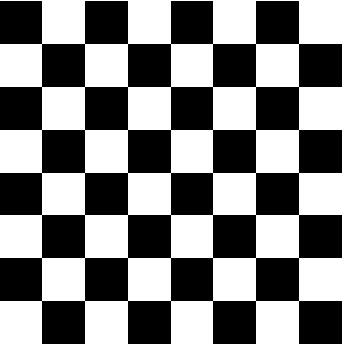
#> input picture images/squares.jpg, 345 x 345 px
$ python corner.py
#> lines starting #> are read from the running program, lines starting #| are printed output that depends on the picture
from scipy.ndimage import filters
import numpy as np
import matplotlib.pyplot as plt
import matplotlib.colors as col
from scipy import signal


def harrisCorner(image):
    '''
    Compute Harris corenr using hessian matrix of the image
    input : image
    output : Harris operator.
    '''
    # Sobel operator is an approximation of first order derivative
    # x derivative
    sobelx = np.array([[-1, 0, 1],
                       [-2, 0, 2],
                       [-1, 0, 1]])

    #y derivative
    sobely = np.array([[-1, -2, -1],
                       [ 0,  0,  0],
                       [ 1,  2,  1]])

    # Get Ixx
    # To get second derivative differentiate twice.
    Ixx = signal.convolve2d(signal.convolve2d(image, sobelx),sobelx)
    # Iyy
    Iyy = signal.convolve2d(signal.convolve2d(image, sobely),sobely)
    # Ixy Image
    Ixy = signal.convolve2d(signal.convolve2d(image, sobelx),sobely)

    #Hessian Matrix is [Ixx Ixy
    #                    Ixy Iyy]

    # Lets show them
    plt.figure("Original Image")
    plt.imshow(image)
    plt.figure("Ixx")
    plt.imshow(Ixx)
    plt.set_cmap("gray")
    plt.figure("Iyy")
    plt.imshow(Iyy)
    plt.figure("Ixy")
    plt.imshow(Ixy)

    # Get Determinnate and trace
    det = Ixx*Iyy - Ixy**2
    trace = Ixx + Iyy

    # Harris is det(H) - a * trace(H) let a = 0.2
    H = det - 0.2 * trace

    # lets show Harris matrix
    plt.figure("Harris Operator")
    plt.imshow(np.abs(H))
    plt.show()

    #Return harris matrix
    return H


def compute_harris_response(im,sigma=3):
    '''
    Corner Detector by Harris and Stephens, instead of getting second order
    derivative. Blure the image using gaussian and then get the first order
    derivative
    '''
    # derivatives
    imx = np.zeros(im.shape)
    filters.gaussian_filter(im, (sigma,sigma), (0,1), imx)
    imy = np.zeros(im.shape)
    filters.gaussian_filter(im, (sigma,sigma), (1,0), imy)
    # compute components of the Harris matrix
    Wxx = filters.gaussian_filter(imx**2,sigma)
    Wxy = filters.gaussian_filter(imx*imy,sigma)
    Wyy = filters.gaussian_filter(imy**2,sigma)
    # determinant and trace
    Wdet = Wxx*Wyy - Wxy**2
    Wtr = Wxx + Wyy
    return Wdet - 0.2 * Wtr


def getHarrisPoints(harrisImage,threshold=0.1):
    ''' Extract corners > threshold where threshold is a fraction of maximum
    corner value.
    inputs: harrisImage , threshold
    Output : selected poits coordinates
    '''
    #Find corners >  threshold
    selectedCorners = (harrisImage > threshold * harrisImage.max()) * 1

    # get coordinates of selected corners
    coords = np.array(selectedCorners.nonzero()).T

    return coords


def plotHarrisPoints(image,filtered_coords):
    """ Plots corners found in image. """
    plt.figure()
    plt.set_cmap('gray')
    plt.imshow(image)
    plt.plot([p[1] for p in filtered_coords],[p[0] for p in filtered_coords],'+', color='red')
    plt.axis('off')
    plt.show()


if __name__ == '__main__':
    #Load Image
    image = plt.imread('images/squares.jpg')
#> image is the input picture: shape (345, 345, 3); min 0, max 255, mean 129.4
    hsv_image = col.rgb_to_hsv(image)
#> hsv_image: shape (345, 345, 3) float32; mean of channels 0, 1, 2 0, 0, 129.4
    # Working on value channel
    vIm = hsv_image[...,2]
    # Get harris using hessian matrix
    H = harrisCorner(vIm)
#> in harrisCorner, `Ixx = signal.convolve2d(signal.convolve2d(image, sobelx),sobelx)`:
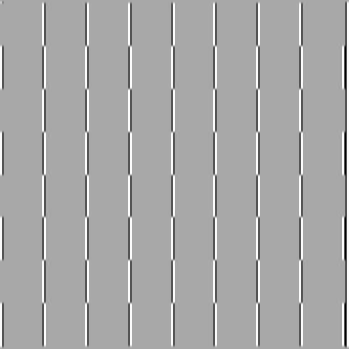
#> Ixx: shape (349, 349) float64; min -8160, max 4199, mean 0; drawn with min black and max white
#> in harrisCorner, `Iyy = signal.convolve2d(signal.convolve2d(image, sobely),sobely)`:
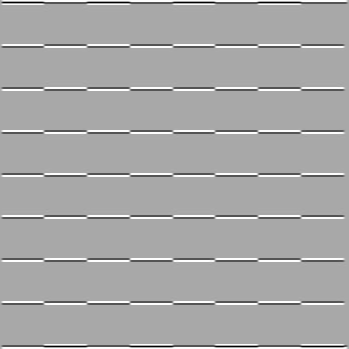
#> Iyy: shape (349, 349) float64; min -8160, max 4165, mean 0; drawn with min black and max white
#> in harrisCorner, `Ixy = signal.convolve2d(signal.convolve2d(image, sobelx),sobely)`:
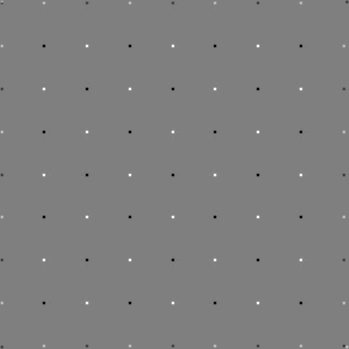
#> Ixy: shape (349, 349) float64; min -4590, max 4590, mean 0; drawn with min black and max white
#> in harrisCorner, `trace = Ixx + Iyy`:
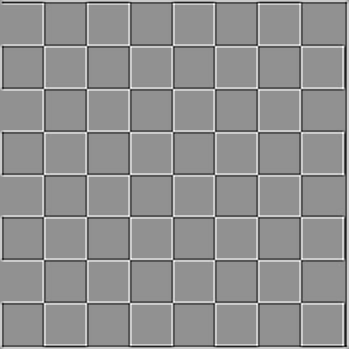
#> trace: shape (349, 349) float64; min -10200, max 7720, mean 0; drawn with min black and max white
#> in harrisCorner, `plt.show()`:
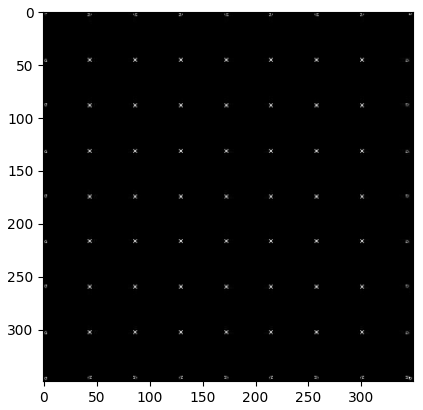
#> figure drawn by matplotlib, 1 panel
    coords = getHarrisPoints(H, 0.4)
#> in getHarrisPoints, `selectedCorners = (harrisImage > threshold * harrisImage.max()) * 1`:
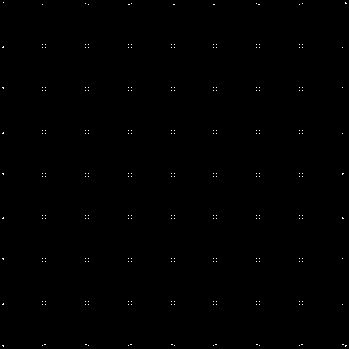
#> selectedCorners: shape (349, 349) int64; values 0 (black) and 1 (white), 0.23% white in thin lines or dots
#> in getHarrisPoints, `coords = np.array(selectedCorners.nonzero()).T`: coords = 276 pairs, first value 2 to 346, second value 2 to 346
    plotHarrisPoints(image, coords)
#> in plotHarrisPoints, `plt.show()`:
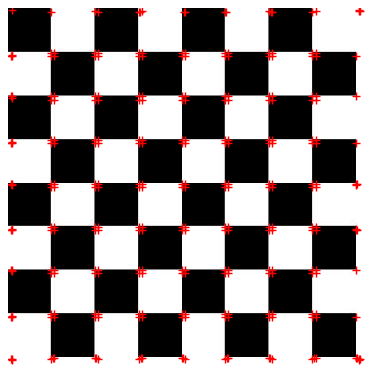
#> figure drawn by matplotlib, 1 panel

    #Get Harris using gaussian
#    Hg = compute_harris_response(vIm)
#    coord = getHarrisPoints(Hg, 0.96)
#    plotHarrisPoints(image, coord)
